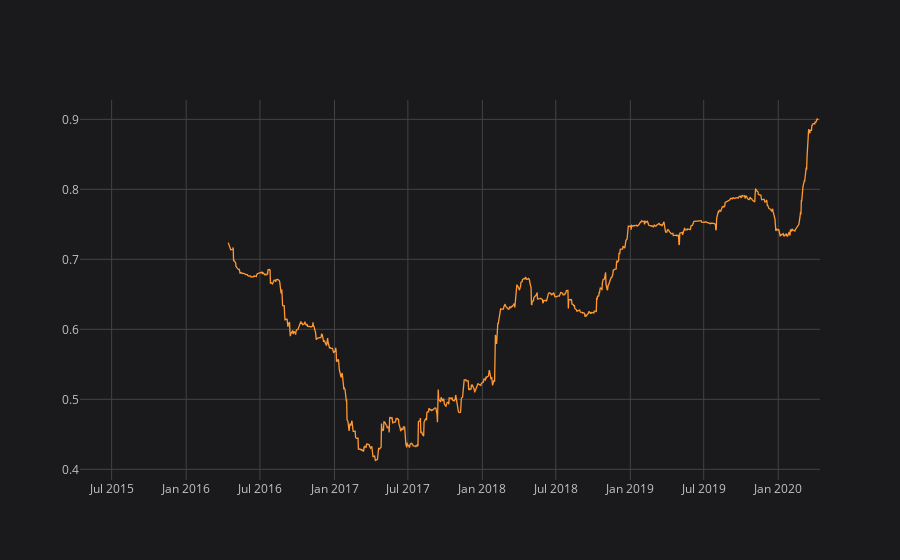

Write notebook code for a chart like this one.
### Code cell
returns['AAPL'].rolling(window=252).corr(returns['SPY']).iplot()

### Figure 1 — Plotly figure (JSON) as saved in the notebook; plotly's stock layout.template omitted (floating-point values rounded to 4 significant figures; data arrays with more than 128 entries replaced by an {"elided": "..."} marker saying what was removed)
{"data": [{"line": {"color": "rgba(255, 153, 51, 1.0)", "dash": "solid", "shape": "linear", "width": 1.3}, "mode": "lines", "name": "None", "text": "", "type": "scatter", "x": {"elided": "1260 str values"}, "y": {"elided": "1260 mixed values"}}], "layout": {"autosize": true, "legend": {"bgcolor": "#1A1A1C", "font": {"color": "#D9D9D9"}}, "paper_bgcolor": "#1A1A1C", "plot_bgcolor": "#1A1A1C", "title": {"font": {"color": "#D9D9D9"}}, "xaxis": {"autorange": true, "gridcolor": "#434343", "range": ["2015-04-14", "2020-04-13"], "showgrid": true, "tickfont": {"color": "#C2C2C2"}, "title": {"font": {"color": "#D9D9D9"}, "text": ""}, "type": "date", "zerolinecolor": "#666570"}, "yaxis": {"autorange": true, "gridcolor": "#434343", "range": [0.3848, 0.9276], "showgrid": true, "tickfont": {"color": "#C2C2C2"}, "title": {"font": {"color": "#D9D9D9"}, "text": ""}, "type": "linear", "zerolinecolor": "#666570"}}}
